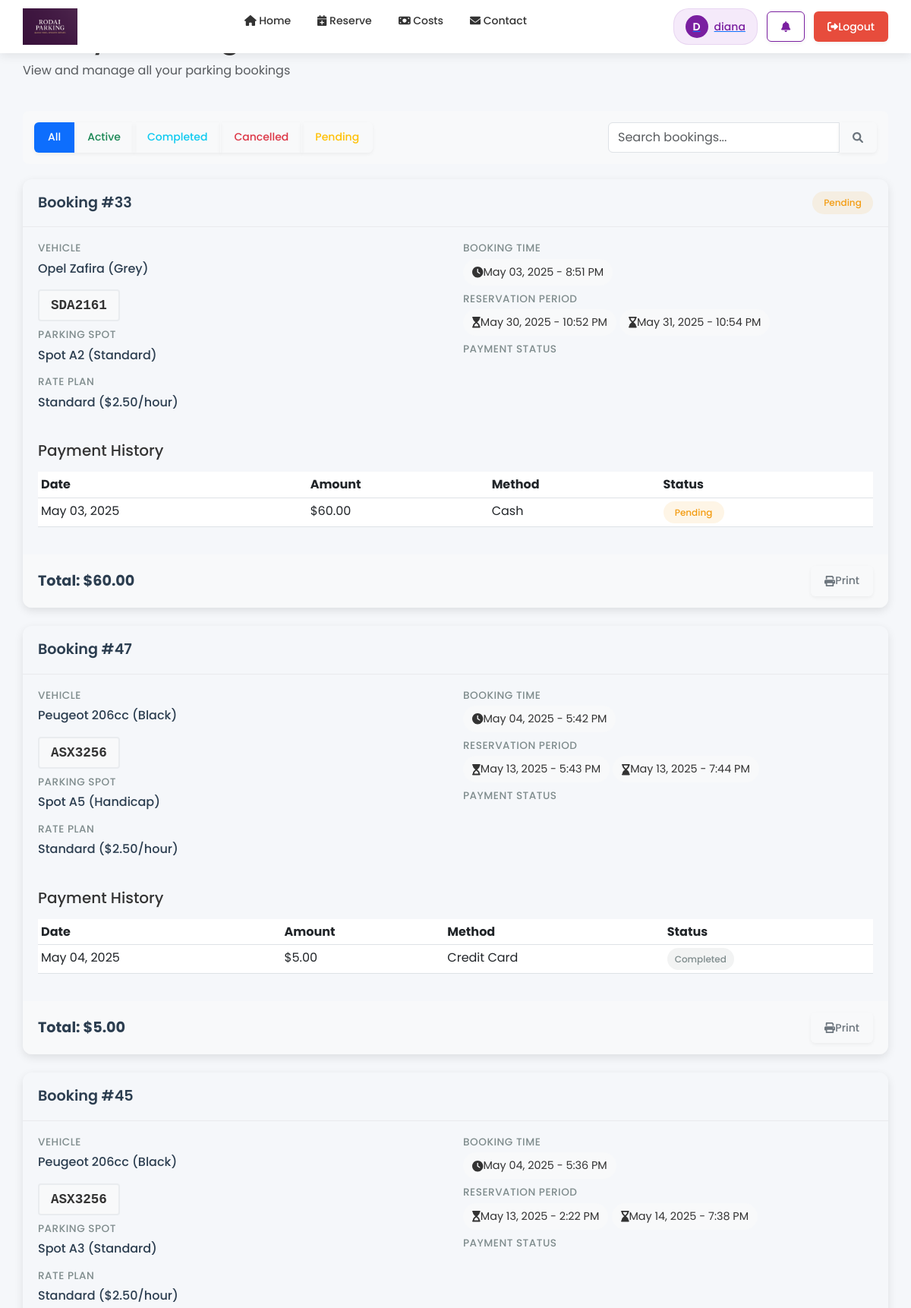
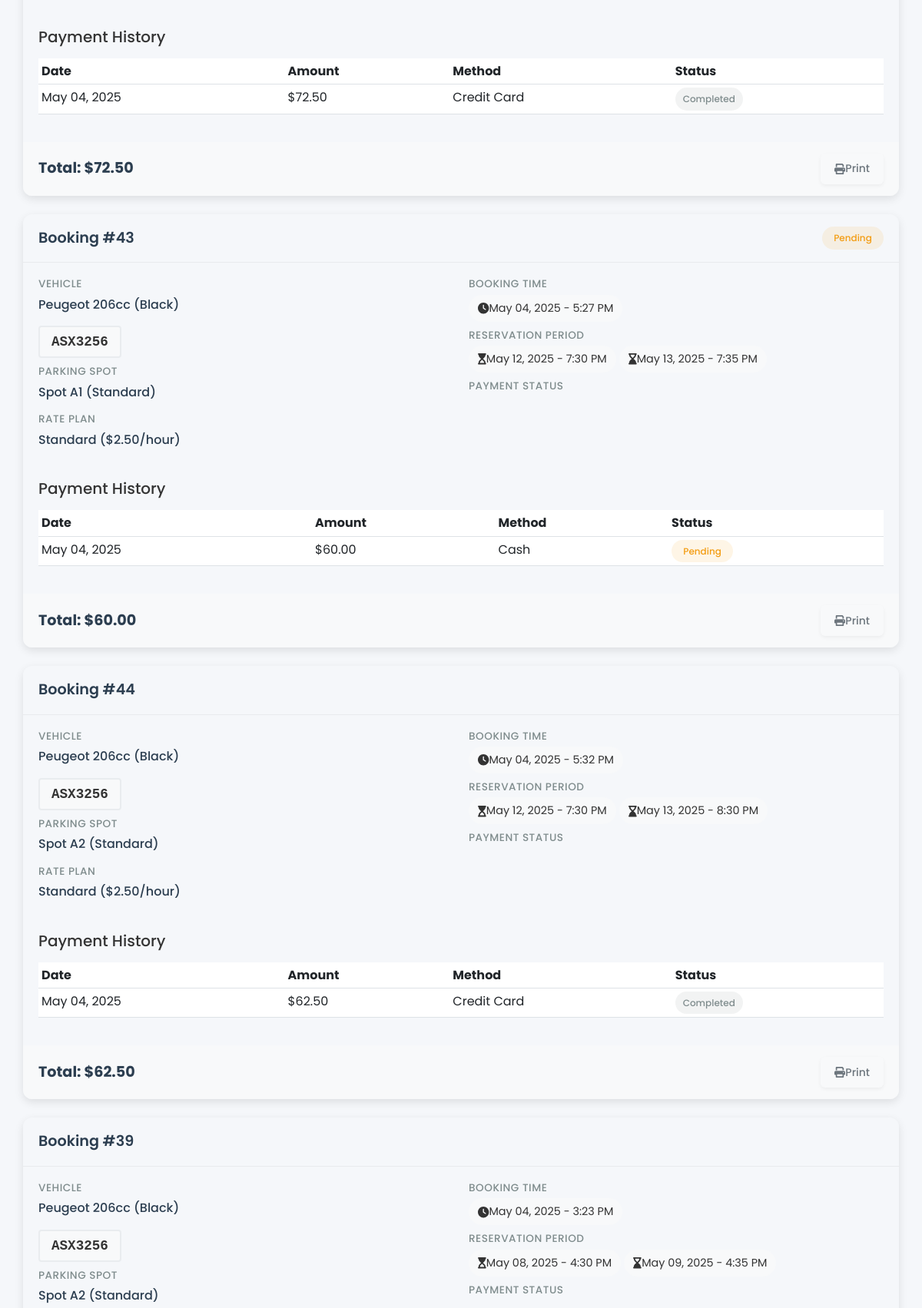
The page /viewbookings.php (signed in, upper part) on the database its author committed (2 pictures, top to bottom).
### tables this page shows
CREATE TABLE `bookings` (
  `BookingID` int(11) NOT NULL,
  `UserID` int(11) NOT NULL,
  `VehicleID` int(11) NOT NULL,
  `SpotID` int(11) NOT NULL,
  `RateID` int(11) NOT NULL,
  `StartTime` datetime NOT NULL,
  `EndTime` datetime NOT NULL,
  `TotalCost` decimal(10,2) NOT NULL,
  `BookingStatus` enum('Pending','Confirmed','Checked-in','Completed','Cancelled') NOT NULL DEFAULT 'Pending',
  `PaymentStatus` enum('Unpaid','Paid','Refunded') NOT NULL DEFAULT 'Unpaid',
  `BookingTime` datetime NOT NULL DEFAULT current_timestamp(),
  `Notes` text DEFAULT NULL
);

CREATE TABLE `vehicles` (
  `VehicleID` int(11) NOT NULL,
  `UserID` int(11) NOT NULL,
  `LicensePlate` varchar(20) NOT NULL,
  `Make` varchar(50) DEFAULT NULL,
  `Model` varchar(50) DEFAULT NULL,
  `Color` varchar(30) DEFAULT NULL
);

CREATE TABLE `parkingspots` (
  `SpotID` int(11) NOT NULL,
  `SpotNumber` varchar(10) NOT NULL,
  `SpotType` enum('Standard','Handicap','Electric','Compact') NOT NULL DEFAULT 'Standard',
  `IsActive` tinyint(1) NOT NULL DEFAULT 1,
  `Notes` text DEFAULT NULL
);

CREATE TABLE `pricingrates` (
  `RateID` int(11) NOT NULL,
  `RateName` varchar(50) NOT NULL,
  `HourlyRate` decimal(10,2) NOT NULL,
  `DailyRate` decimal(10,2) NOT NULL,
  `WeeklyRate` decimal(10,2) DEFAULT NULL,
  `MonthlyRate` decimal(10,2) DEFAULT NULL,
  `SpecialRate` tinyint(1) DEFAULT 0,
  `EffectiveFrom` datetime NOT NULL,
  `EffectiveTo` datetime DEFAULT NULL,
  `IsActive` tinyint(1) NOT NULL DEFAULT 1
);

CREATE TABLE `payments` (
  `PaymentID` int(11) NOT NULL,
  `BookingID` int(11) NOT NULL,
  `Amount` decimal(10,2) NOT NULL,
  `PaymentMethod` enum('Credit Card','Debit Card','Cash','Online Transfer','Mobile Payment') NOT NULL,
  `TransactionID` varchar(100) DEFAULT NULL,
  `PaymentTime` datetime NOT NULL DEFAULT current_timestamp(),
  `PaymentStatus` enum('Pending','Completed','Failed','Refunded') NOT NULL DEFAULT 'Pending'
);

### viewbookings.php (the view, shortened to what this page needs)
<?php
include 'db.php';
try {
    $stmt = $conn->prepare("
        SELECT b.*,
               ps.SpotNumber,
               ps.SpotType,
               v.Make,
               v.Model,
               v.Color,
               v.LicensePlate,
               pr.RateName,
               pr.HourlyRate
        FROM bookings b
        JOIN parkingspots ps ON b.SpotID = ps.SpotID
        JOIN vehicles v ON b.VehicleID = v.VehicleID
        LEFT JOIN pricingrates pr ON b.RateID = pr.RateID
        WHERE b.UserID = ?
        ORDER BY
            CASE
                WHEN b.BookingStatus = 'Active' THEN 1
                WHEN b.BookingStatus = 'Upcoming' THEN 2
                ELSE 3
            END,
            b.StartTime DESC
    ");
    $stmt->execute([$_SESSION['user_id']]);
    $bookings = $stmt->fetchAll(PDO::FETCH_ASSOC);
    $bookingIds = array_column($bookings, 'BookingID');
    $payments = [];
    if (!empty($bookingIds)) {
        $placeholders = str_repeat('?,', count($bookingIds) - 1) . '?';
        $paymentStmt = $conn->prepare("
            SELECT * FROM payments
            WHERE BookingID IN ($placeholders)
            ORDER BY PaymentTime DESC
        ");
        $paymentStmt->execute($bookingIds);
        $paymentResults = $paymentStmt->fetchAll(PDO::FETCH_ASSOC);
        foreach ($paymentResults as $payment) {
            $payments[$payment['BookingID']][] = $payment;
        }
    }
} catch (PDOException $e) {
    $error = "Error fetching bookings: " . $e->getMessage();
}
?>
<!DOCTYPE html>
<html lang="en">
<head>
    <link rel="stylesheet" href="css/styles.css">
    <link href="https://cdn.jsdelivr.net/npm/bootstrap@5.3.0/dist/css/bootstrap.min.css" rel="stylesheet">
    <link rel="stylesheet" href="https://cdnjs.cloudflare.com/ajax/libs/font-awesome/6.0.0/css/all.min.css">
</head>
<body>
    <?php include 'includes/header.php'; ?>
    <div class="container py-4">
        <div class="row mb-4">
            <div class="col-12">
                <h1><i class="fas fa-ticket-alt"></i> My Bookings</h1>
                <p class="text-muted">View and manage all your parking bookings</p>
            </div>
        </div>
        <div class="filter-bar">
            <div class="row">
                <div class="col-md-8">
                    <div class="btn-group" role="group">
                        <button type="button" class="btn btn-outline-primary" data-filter="all">All</button>
                        <button type="button" class="btn btn-outline-success" data-filter="active">Active</button>
                        <button type="button" class="btn btn-outline-info" data-filter="completed">Completed</button>
                        <button type="button" class="btn btn-outline-danger" data-filter="cancelled">Cancelled</button>
                        <button type="button" class="btn btn-outline-warning" data-filter="pending">Pending</button>
                    </div>
                </div>
                <div class="col-md-4">
                    <div class="input-group">
                        <input type="text" class="form-control" placeholder="Search bookings..." id="searchInput" onkeyup="searchBookings()">
                        <button class="btn btn-outline-secondary" type="button"><i class="fas fa-search"></i></button>
                    </div>
                </div>
            </div>
        </div>
        <?php if (empty($bookings)): ?>
            <div class="no-bookings">
                <i class="fas fa-calendar-times no-bookings-icon"></i>
                <h3>No Bookings Found</h3>
                <p class="text-muted">You haven't made any bookings yet.</p>
                <a href="reserve.php" class="btn btn-primary mt-3">Make a Booking</a>
            </div>
        <?php else: ?>
            <div class="bookings-container">
                <?php foreach ($bookings as $booking): ?>
                    <div class="booking-card" data-status="<?php echo strtolower($booking['BookingStatus']); ?>">
                        <div class="booking-header">
                            <span class="booking-id">Booking #<?php echo $booking['BookingID']; ?></span>
                            <span class="status-badge <?php echo strtolower($booking['BookingStatus']); ?>"><?php echo $booking['BookingStatus']; ?></span>
                        </div>
                        <div class="booking-body">
                            <div class="booking-grid">
                                <div class="booking-details">
                                    <h6>Vehicle</h6>
                                    <p><?php echo htmlspecialchars($booking['Make'] . ' ' . $booking['Model'] . ' (' . $booking['Color'] . ')'); ?></p>
                                    <div class="license-plate">
                                        <?php echo htmlspecialchars($booking['LicensePlate']); ?>
                                    </div>
                                    <h6>Parking Spot</h6>
                                    <p>Spot <?php echo htmlspecialchars($booking['SpotNumber']); ?> (<?php echo htmlspecialchars($booking['SpotType']); ?>)</p>
                                    <h6>Rate Plan</h6>
                                    <p><?php echo htmlspecialchars($booking['RateName'] ?? 'Standard Rate'); ?>
                                       ($<?php echo number_format($booking['HourlyRate'], 2); ?>/hour)</p>
                                </div>
                                <div class="booking-details">
                                    <h6>Booking Time</h6>
                                    <div class="time-badge">
                                        <i class="fas fa-clock"></i>
                                        <?php echo date('M d, Y - g:i A', strtotime($booking['BookingTime'])); ?>
                                    </div>
                                    <h6>Reservation Period</h6>
                                    <div class="time-badge">
                                        <i class="fas fa-hourglass-start"></i>
                                        <?php echo date('M d, Y - g:i A', strtotime($booking['StartTime'])); ?>
                                    </div>
                                    <div class="time-badge">
                                        <i class="fas fa-hourglass-end"></i>
                                        <?php echo date('M d, Y - g:i A', strtotime($booking['EndTime'])); ?>
                                    </div>
                                    <h6>Payment Status</h6>
                                    <span class="status-badge <?php echo strtolower($booking['PaymentStatus']); ?>">
                                    </span>
                                </div>
                            </div>
                            <?php if (!empty($payments[$booking['BookingID']])): ?>
                                <h5 class="mt-4 mb-3">Payment History</h5>
                                <table class="table table-sm">
                                    <thead>
                                        <tr>
                                            <th>Date</th>
                                            <th>Amount</th>
                                            <th>Method</th>
                                            <th>Status</th>
                                        </tr>
                                    </thead>
                                    <tbody>
                                        <?php foreach ($payments[$booking['BookingID']] as $payment): ?>
                                            <tr>
                                                <td><?php echo date('M d, Y', strtotime($payment['PaymentTime'])); ?></td>
                                                <td>$<?php echo number_format($payment['Amount'], 2); ?></td>
                                                <td><?php echo $payment['PaymentMethod']; ?></td>
                                                <td>
                                                    <span class="status-badge <?php echo strtolower($payment['PaymentStatus']); ?>">
                                                        <?php echo $payment['PaymentStatus']; ?>
                                                    </span>
                                                </td>
                                            </tr>
                                        <?php endforeach; ?>
                                    </tbody>
                                </table>
                            <?php endif; ?>
                        </div>
                        <div class="booking-footer">
                            <div class="total-cost">
                                Total: $<?php echo number_format($booking['TotalCost'], 2); ?>
                            </div>
                            <div class="booking-actions">
                                <button class="btn btn-outline-secondary" onclick="printBookingDetails(<?php echo $booking['BookingID']; ?>)">
                                    <i class="fas fa-print"></i> Print
                                </button>
                            </div>
                        </div>
                    </div>
                <?php endforeach; ?>
            </div>
        <?php endif; ?>
    </div>
</body>
</html>

### css/styles.css (style rules this page uses)
body { background-color: #f5f7fa; font-family: 'Segoe UI', Tahoma, Geneva, Verdana, sans-serif; }
body { margin: 0; padding: 0; font-family: 'Segoe UI', sans-serif; background: #f5f5f7; color: #333; }

### viewbookings.php (style rules this page uses)
.booking-card { border: none; border-radius: 12px; box-shadow: 0 4px 12px rgba(0,0,0,0.1); margin-bottom: 24px; overflow: hidden; transition: transform 0.3s ease, box-shadow 0.3s ease; }
.booking-header { padding: 16px 20px; border-bottom: 1px solid rgba(0,0,0,0.05); display: flex; justify-content: space-between; align-items: center; }
.booking-id { font-size: 1.2rem; font-weight: 600; color: #2c3e50; }
.booking-body { padding: 20px; }
.booking-grid { display: grid; grid-template-columns: repeat(2, 1fr); gap: 20px; }
.booking-details h6 { color: #7f8c8d; font-size: 0.85rem; margin-bottom: 5px; text-transform: uppercase; letter-spacing: 0.5px; }
.booking-details p { color: #2c3e50; font-weight: 500; margin-bottom: 15px; }
.license-plate { display: inline-block; background: #f8f9fa; border: 2px solid #e9ecef; border-radius: 4px; padding: 5px 15px; font-family: monospace; font-weight: bold; font-size: 1.1rem; margin-bottom: 10px; }
.time-badge { display: inline-flex; align-items: center; background-color: #f8f9fa; padding: 6px 12px; border-radius: 50px; font-size: 0.9rem; margin-bottom: 10px; }
.booking-footer { padding: 15px 20px; background-color: #f8f9fa; display: flex; justify-content: space-between; align-items: center; }
.total-cost { font-weight: 700; font-size: 1.2rem; color: #2c3e50; }
.booking-actions { display: flex; gap: 10px; }
.filter-bar { margin-bottom: 20px; padding: 15px; background-color: #f8f9fa; border-radius: 8px; }
.status-badge { display: inline-block; padding: 5px 10px; border-radius: 20px; font-size: 12px; font-weight: 500; text-align: center; min-width: 80px; }
.status-badge.upcoming, .status-badge.pending { background: rgba(243, 156, 18, 0.1); color: #f39c12; }
.status-badge.completed { background: rgba(127, 140, 141, 0.1); color: #7f8c8d; }

### includes/header.php (style rules this page uses)
:root { --primary: #7A1FA0; --primary-light: #9b59b6; --primary-dark: #5E1681; --secondary: #8e44ad; --accent: #7d3c98; --success: #27ae60; --warning: #f39c12; --danger: #e74c3c; --light: #f5f5f5; --light-purple: #F5EAFA; --dark: #333333; --gray: #95a5a6; --gray-light: #ecf0f1; --gray-dark: #7f8c8d; --black: #1a1a1a; --white: #ffffff; --box-shadow: 0 4px 12px rgba(0, 0, 0, 0.08); --transition: all 0.3s ease; --border-radius: 8px; }
* { margin: 0; padding: 0; box-sizing: border-box; }
body { font-family: 'Poppins', sans-serif; color: var(--dark); background-color: #f5f7fa; line-height: 1.6; }
.btn { display: inline-flex; align-items: center; justify-content: center; padding: 8px 18px; font-size: 14px; font-weight: 500; border-radius: 6px; cursor: pointer; transition: var(--transition); text-decoration: none; border: none; box-shadow: 0 2px 5px rgba(0, 0, 0, 0.05); height: 40px; }

### includes/footer.php (style rules this page uses)
.container { max-width: 1400px; margin: 0 auto; padding: 0 30px; }

### rows shown on the page
bookings: BookingID "33", BookingStatus "Pending", VehicleID.Color "Opel Zafira (Grey)", VehicleID.LicensePlate "SDA2161", SpotID.SpotNumber "A2", SpotID.SpotType "Standard", RateID.RateName "Standard", RateID.HourlyRate "2.50", BookingTime "May 03, 2025 - 8:51 PM", StartTime "May 30, 2025 - 10:52 PM", EndTime "May 31, 2025 - 10:54 PM", TotalCost "60.00"
payments: PaymentTime "May 03, 2025", Amount "60.00", PaymentMethod "Cash", PaymentStatus "Pending"
bookings: BookingID "47", VehicleID.Color "Peugeot 206cc (Black)", VehicleID.LicensePlate "ASX3256", SpotID.SpotNumber "A5", SpotID.SpotType "Handicap", RateID.RateName "Standard", RateID.HourlyRate "2.50", BookingTime "May 04, 2025 - 5:42 PM", StartTime "May 13, 2025 - 5:43 PM", EndTime "May 13, 2025 - 7:44 PM", TotalCost "5.00"
payments: PaymentTime "May 04, 2025", Amount "5.00", PaymentMethod "Credit Card", PaymentStatus "Completed"
bookings: BookingID "45", VehicleID.Color "Peugeot 206cc (Black)", VehicleID.LicensePlate "ASX3256", SpotID.SpotNumber "A3", SpotID.SpotType "Standard", RateID.RateName "Standard", RateID.HourlyRate "2.50", BookingTime "May 04, 2025 - 5:36 PM", StartTime "May 13, 2025 - 2:22 PM", EndTime "May 14, 2025 - 7:38 PM", TotalCost "72.50"
payments: PaymentTime "May 04, 2025", Amount "72.50", PaymentMethod "Credit Card", PaymentStatus "Completed"
bookings: BookingID "43", BookingStatus "Pending", VehicleID.Color "Peugeot 206cc (Black)", VehicleID.LicensePlate "ASX3256", SpotID.SpotNumber "A1", SpotID.SpotType "Standard", RateID.RateName "Standard", RateID.HourlyRate "2.50", BookingTime "May 04, 2025 - 5:27 PM", StartTime "May 12, 2025 - 7:30 PM", EndTime "May 13, 2025 - 7:35 PM", TotalCost "60.00"
payments: PaymentTime "May 04, 2025", Amount "60.00", PaymentMethod "Cash", PaymentStatus "Pending"
bookings: BookingID "44", VehicleID.Color "Peugeot 206cc (Black)", VehicleID.LicensePlate "ASX3256", SpotID.SpotNumber "A2", SpotID.SpotType "Standard", RateID.RateName "Standard", RateID.HourlyRate "2.50", BookingTime "May 04, 2025 - 5:32 PM", StartTime "May 12, 2025 - 7:30 PM", EndTime "May 13, 2025 - 8:30 PM", TotalCost "62.50"
payments: PaymentTime "May 04, 2025", Amount "62.50", PaymentMethod "Credit Card", PaymentStatus "Completed"
bookings: BookingID "39", VehicleID.Color "Peugeot 206cc (Black)", VehicleID.LicensePlate "ASX3256", SpotID.SpotNumber "A2", SpotID.SpotType "Standard", BookingTime "May 04, 2025 - 3:23 PM", StartTime "May 08, 2025 - 4:30 PM", EndTime "May 09, 2025 - 4:35 PM"

### other values the page prints
$firstInitial "D"
$_SESSION['first_name'] "diana"
